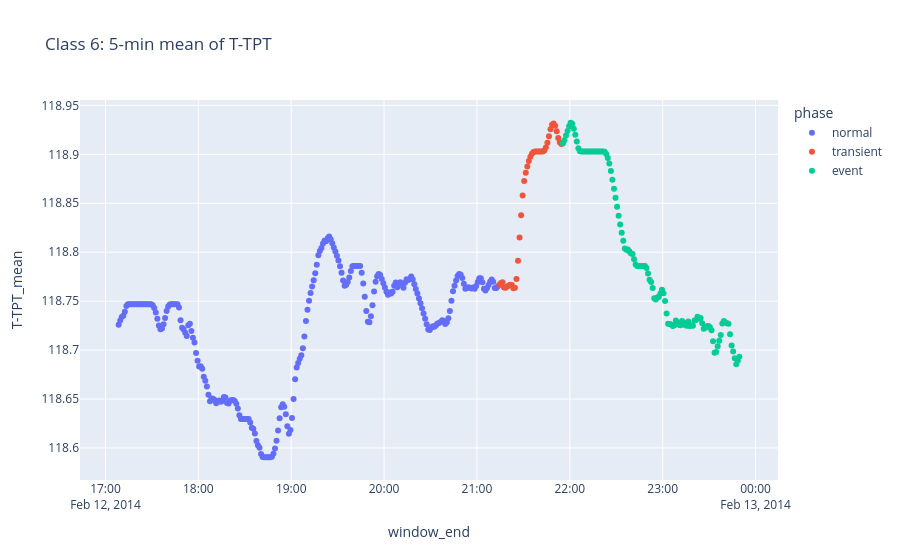
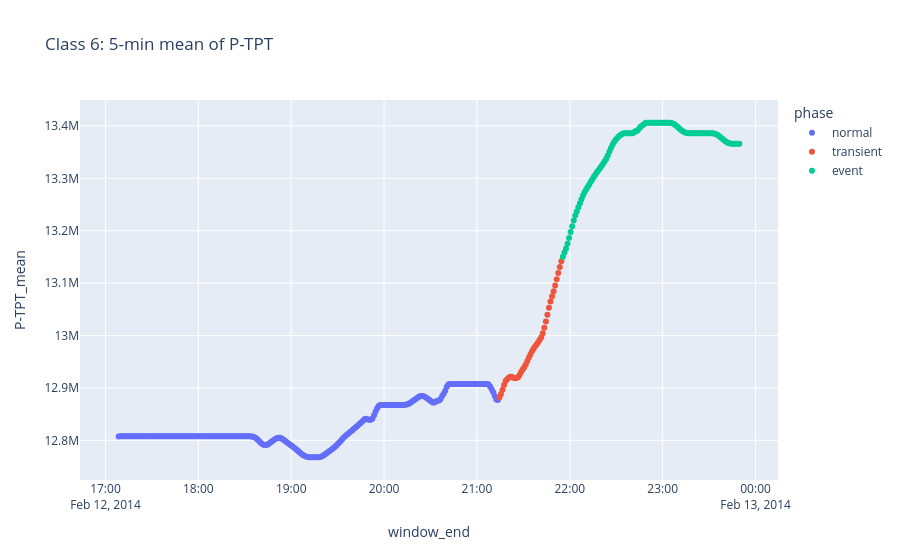
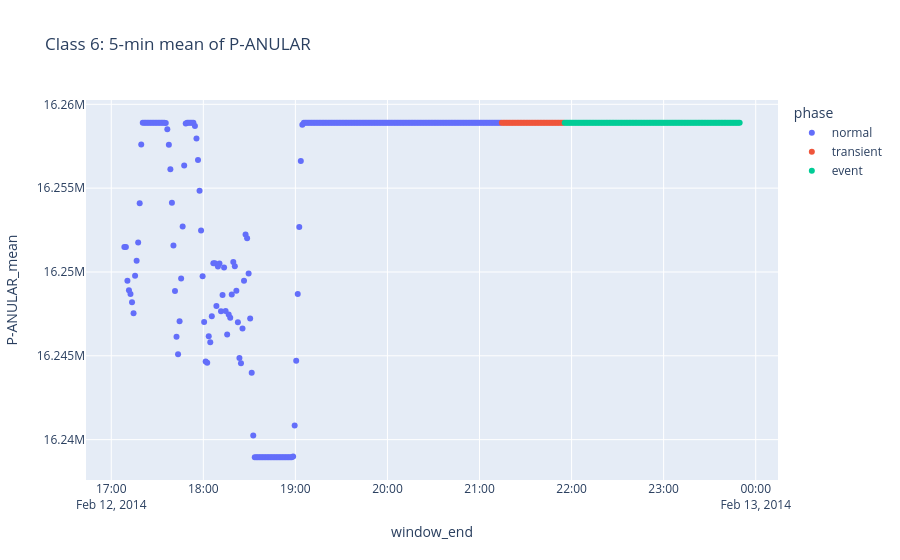
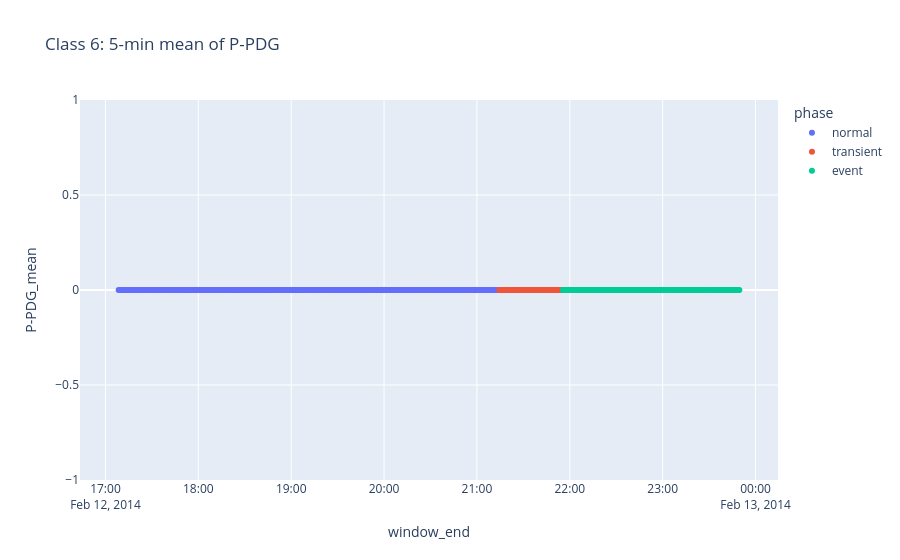

The notebook cell saved with these charts, in order:
### Markdown cell above
## 9. Window features on real instances (5-min window, 1-min step)

**Class 3 (severe slugging, well 1):** P-TPT std stays high throughout (≈4k–80k Pa) and never drops to the near-zero values seen in calm operation, so std separates slugging from normal. The std itself cycles roughly every 30–45 min: the slug cycle is longer than the 5-min window, so each window captures only part of a cycle.
→ Use multi-scale windows (e.g. 5 min for fast events, 30–60 min for slow oscillations).

**Class 6 (quick PCK restriction, well 2):**
- Transient phase has the highest std (up to ~21k Pa): pressure moves quickly while the choke closes. Std is a good early-warning signal.
- After the event settles, std returns toward 0, so std detects the transition, not the new state. Level features (mean vs the well's own baseline) are needed for the settled event.
- Normal operation shows occasional std spikes (~13–15k Pa) from ordinary disturbances, so std alone would cause false alarms; multiple features and sensors are needed.
- Long stretches of exactly zero std (e.g. 17:10–18:30) suggest stored or frozen values rather than true calm. Flag as a data quality issue.
- Std starts rising slightly before the transient label begins: a possible precursor, to verify on more files.

### Code cell
path6 = next((W3 / "6").glob("WELL-*.parquet"))
w6 = make_windows(read_instance(path6), CORE)
for s in CORE:
    px.scatter(w6, x="window_end", y=f"{s}_mean", color="phase",
               title=f"Class 6: 5-min mean of {s}").show()
